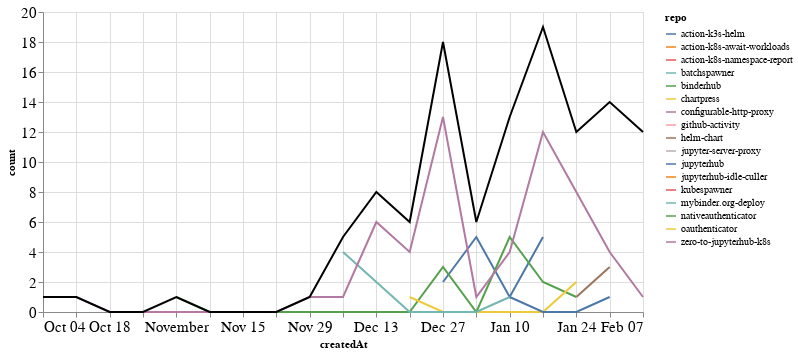

Notebook code for this chart:
### Markdown cell above
### PRs

### Code cell
prs_time = prs.groupby('repo').resample('W', on='createdAt').count()['author'].reset_index()
prs_time = prs_time.rename(columns={'author': 'count'})
prs_time_total = prs_time.groupby('createdAt').agg({"count": "sum"}).reset_index()

ch1 = alt.Chart(prs_time, width=600).mark_line().encode(
    x='createdAt',
    y='count',
    color='repo',
    tooltip="repo"
)

ch2 = alt.Chart(prs_time_total, width=600).mark_line(color="black").encode(
    x='createdAt',
    y='count',
)

ch1 + ch2

### Figure 1 — Vega-Lite specification as saved in the notebook (floating-point values rounded to 4 significant figures)
{"config": {"axisLeft": {"labelFontSize": 15}, "axisBottom": {"labelFontSize": 15}}, "layer": [{"data": {"name": "data-aa99916985be5c84810457d8c97ab860"}, "mark": "line", "encoding": {"color": {"type": "nominal", "field": "repo"}, "tooltip": {"type": "nominal", "field": "repo"}, "x": {"type": "temporal", "field": "createdAt"}, "y": {"type": "quantitative", "field": "count"}}, "width": 600}, {"data": {"name": "data-9177765054e1f505b2eba0d6f9da209f"}, "mark": {"type": "line", "color": "black"}, "encoding": {"x": {"type": "temporal", "field": "createdAt"}, "y": {"type": "quantitative", "field": "count"}}, "width": 600}], "$schema": "https://vega.github.io/schema/vega-lite/v4.8.1.json", "datasets": {"data-aa99916985be5c84810457d8c97ab860": [{"repo": "action-k3s-helm", "createdAt": "2020-12-27T00:00:00", "count": 2}, {"repo": "action-k3s-helm", "createdAt": "2021-01-03T00:00:00", "count": 5}, {"repo": "action-k3s-helm", "createdAt": "2021-01-10T00:00:00", "count": 1}, {"repo": "action-k3s-helm", "createdAt": "2021-01-17T00:00:00", "count": 5}, {"repo": "action-k8s-await-workloads", "createdAt": "2021-02-07T00:00:00", "count": 3}, {"repo": "action-k8s-namespace-report", "createdAt": "2021-02-07T00:00:00", "count": 2}, {"repo": "batchspawner", "createdAt": "2021-01-31T00:00:00", "count": 1}, {"repo": "binderhub", "createdAt": "2020-11-01T00:00:00", "count": 1}, {"repo": "binderhub", "createdAt": "2020-11-08T00:00:00", "count": 0}, {"repo": "binderhub", "createdAt": "2020-11-15T00:00:00", "count": 0}, {"repo": "binderhub", "createdAt": "2020-11-22T00:00:00", "count": 0}, {"repo": "binderhub", "createdAt": "2020-11-29T00:00:00", "count": 0}, {"repo": "binderhub", "createdAt": "2020-12-06T00:00:00", "count": 0}, {"repo": "binderhub", "createdAt": "2020-12-13T00:00:00", "count": 0}, {"repo": "binderhub", "createdAt": "2020-12-20T00:00:00", "count": 0}, {"repo": "binderhub", "createdAt": "2020-12-27T00:00:00", "count": 3}, {"repo": "binderhub", "createdAt": "2021-01-03T00:00:00", "count": 0}, {"repo": "binderhub", "createdAt": "2021-01-10T00:00:00", "count": 5}, {"repo": "binderhub", "createdAt": "2021-01-17T00:00:00", "count": 2}, {"repo": "binderhub", "createdAt": "2021-01-24T00:00:00", "count": 1}, {"repo": "chartpress", "createdAt": "2020-12-20T00:00:00", "count": 1}, {"repo": "chartpress", "createdAt": "2020-12-27T00:00:00", "count": 0}, {"repo": "chartpress", "createdAt": "2021-01-03T00:00:00", "count": 0}, {"repo": "chartpress", "createdAt": "2021-01-10T00:00:00", "count": 0}, {"repo": "chartpress", "createdAt": "2021-01-17T00:00:00", "count": 0}, {"repo": "chartpress", "createdAt": "2021-01-24T00:00:00", "count": 2}, {"repo": "configurable-http-proxy", "createdAt": "2021-02-07T00:00:00", "count": 2}, {"repo": "github-activity", "createdAt": "2021-01-10T00:00:00", "count": 1}, {"repo": "helm-chart", "createdAt": "2021-01-24T00:00:00", "count": 1}, {"repo": "helm-chart", "createdAt": "2021-01-31T00:00:00", "count": 3}, {"repo": "jupyter-server-proxy", "createdAt": "2021-02-07T00:00:00", "count": 3}, {"repo": "jupyterhub", "createdAt": "2021-01-10T00:00:00", "count": 1}, {"repo": "jupyterhub", "createdAt": "2021-01-17T00:00:00", "count": 0}, {"repo": "jupyterhub", "createdAt": "2021-01-24T00:00:00", "count": 0}, {"repo": "jupyterhub", "createdAt": "2021-01-31T00:00:00", "count": 1}, {"repo": "jupyterhub-idle-culler", "createdAt": "2021-01-31T00:00:00", "count": 1}, {"repo": "kubespawner", "createdAt": "2020-12-20T00:00:00", "count": 1}, {"repo": "mybinder.org-deploy", "createdAt": "2020-12-06T00:00:00", "count": 4}, {"repo": "mybinder.org-deploy", "createdAt": "2020-12-13T00:00:00", "count": 2}, {"repo": "mybinder.org-deploy", "createdAt": "2020-12-20T00:00:00", "count": 0}, {"repo": "mybinder.org-deploy", "createdAt": "2020-12-27T00:00:00", "count": 0}, {"repo": "mybinder.org-deploy", "createdAt": "2021-01-03T00:00:00", "count": 0}, {"repo": "mybinder.org-deploy", "createdAt": "2021-01-10T00:00:00", "count": 1}, {"repo": "nativeauthenticator", "createdAt": "2021-01-31T00:00:00", "count": 4}, {"repo": "oauthenticator", "createdAt": "2021-02-07T00:00:00", "count": 1}, {"repo": "zero-to-jupyterhub-k8s", "createdAt": "2020-10-04T00:00:00", "count": 1}, {"repo": "zero-to-jupyterhub-k8s", "createdAt": "2020-10-11T00:00:00", "count": 1}, {"repo": "zero-to-jupyterhub-k8s", "createdAt": "2020-10-18T00:00:00", "count": 0}, {"repo": "zero-to-jupyterhub-k8s", "createdAt": "2020-10-25T00:00:00", "count": 0}, {"repo": "zero-to-jupyterhub-k8s", "createdAt": "2020-11-01T00:00:00", "count": 0}, {"repo": "zero-to-jupyterhub-k8s", "createdAt": "2020-11-08T00:00:00", "count": 0}, {"repo": "zero-to-jupyterhub-k8s", "createdAt": "2020-11-15T00:00:00", "count": 0}, {"repo": "zero-to-jupyterhub-k8s", "createdAt": "2020-11-22T00:00:00", "count": 0}, {"repo": "zero-to-jupyterhub-k8s", "createdAt": "2020-11-29T00:00:00", "count": 1}, {"repo": "zero-to-jupyterhub-k8s", "createdAt": "2020-12-06T00:00:00", "count": 1}, {"repo": "zero-to-jupyterhub-k8s", "createdAt": "2020-12-13T00:00:00", "count": 6}, {"repo": "zero-to-jupyterhub-k8s", "createdAt": "2020-12-20T00:00:00", "count": 4}, {"repo": "zero-to-jupyterhub-k8s", "createdAt": "2020-12-27T00:00:00", "count": 13}, {"repo": "zero-to-jupyterhub-k8s", "createdAt": "2021-01-03T00:00:00", "count": 1}, {"repo": "zero-to-jupyterhub-k8s", "createdAt": "2021-01-10T00:00:00", "count": 4}, {"repo": "zero-to-jupyterhub-k8s", "createdAt": "2021-01-17T00:00:00", "count": 12}, {"repo": "zero-to-jupyterhub-k8s", "createdAt": "2021-01-24T00:00:00", "count": 8}, {"repo": "zero-to-jupyterhub-k8s", "createdAt": "2021-01-31T00:00:00", "count": 4}, {"repo": "zero-to-jupyterhub-k8s", "createdAt": "2021-02-07T00:00:00", "count": 1}], "data-9177765054e1f505b2eba0d6f9da209f": [{"createdAt": "2020-10-04T00:00:00", "count": 1}, {"createdAt": "2020-10-11T00:00:00", "count": 1}, {"createdAt": "2020-10-18T00:00:00", "count": 0}, {"createdAt": "2020-10-25T00:00:00", "count": 0}, {"createdAt": "2020-11-01T00:00:00", "count": 1}, {"createdAt": "2020-11-08T00:00:00", "count": 0}, {"createdAt": "2020-11-15T00:00:00", "count": 0}, {"createdAt": "2020-11-22T00:00:00", "count": 0}, {"createdAt": "2020-11-29T00:00:00", "count": 1}, {"createdAt": "2020-12-06T00:00:00", "count": 5}, {"createdAt": "2020-12-13T00:00:00", "count": 8}, {"createdAt": "2020-12-20T00:00:00", "count": 6}, {"createdAt": "2020-12-27T00:00:00", "count": 18}, {"createdAt": "2021-01-03T00:00:00", "count": 6}, {"createdAt": "2021-01-10T00:00:00", "count": 13}, {"createdAt": "2021-01-17T00:00:00", "count": 19}, {"createdAt": "2021-01-24T00:00:00", "count": 12}, {"createdAt": "2021-01-31T00:00:00", "count": 14}, {"createdAt": "2021-02-07T00:00:00", "count": 12}]}}
